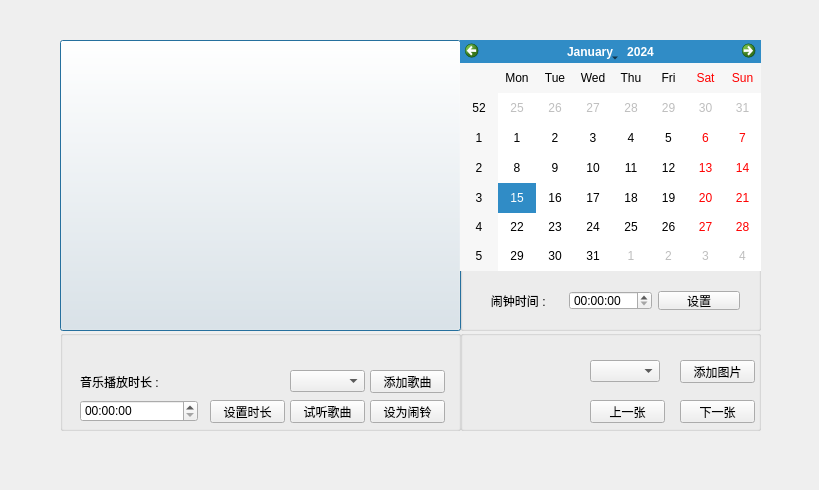
<?xml version="1.0" encoding="UTF-8"?>
<ui version="4.0">
 <class>mainDialog</class>
 <widget class="QDialog" name="mainDialog">
  <property name="geometry">
   <rect>
    <x>0</x>
    <y>0</y>
    <width>819</width>
    <height>490</height>
   </rect>
  </property>
  <property name="windowTitle">
   <string>mainDialog</string>
  </property>
  <widget class="QGroupBox" name="groupBox">
   <property name="geometry">
    <rect>
     <x>60</x>
     <y>40</y>
     <width>401</width>
     <height>291</height>
    </rect>
   </property>
   <property name="title">
    <string/>
   </property>
   <widget class="QLabel" name="label">
    <property name="geometry">
     <rect>
      <x>10</x>
      <y>10</y>
      <width>381</width>
      <height>281</height>
     </rect>
    </property>
    <property name="text">
     <string/>
    </property>
   </widget>
   <widget class="QPushButton" name="pushButton_10">
    <property name="geometry">
     <rect>
      <x>0</x>
      <y>0</y>
      <width>401</width>
      <height>291</height>
     </rect>
    </property>
    <property name="styleSheet">
     <string notr="true">background-image: url(:/background.png);</string>
    </property>
    <property name="text">
     <string/>
    </property>
   </widget>
  </widget>
  <widget class="QGroupBox" name="groupBox_2">
   <property name="geometry">
    <rect>
     <x>460</x>
     <y>40</y>
     <width>301</width>
     <height>291</height>
    </rect>
   </property>
   <property name="title">
    <string/>
   </property>
   <widget class="QCalendarWidget" name="calendarWidget">
    <property name="geometry">
     <rect>
      <x>0</x>
      <y>0</y>
      <width>301</width>
      <height>231</height>
     </rect>
    </property>
   </widget>
   <widget class="QWidget" name="layoutWidget">
    <property name="geometry">
     <rect>
      <x>10</x>
      <y>240</y>
      <width>281</width>
      <height>41</height>
     </rect>
    </property>
    <layout class="QHBoxLayout" name="horizontalLayout">
     <item>
      <widget class="QLabel" name="label_2">
       <property name="text">
        <string>   闹钟时间 : </string>
       </property>
      </widget>
     </item>
     <item>
      <widget class="QTimeEdit" name="timeEdit"/>
     </item>
     <item>
      <widget class="QPushButton" name="pushButton">
       <property name="text">
        <string>设置</string>
       </property>
      </widget>
     </item>
    </layout>
   </widget>
  </widget>
  <widget class="QGroupBox" name="groupBox_3">
   <property name="geometry">
    <rect>
     <x>60</x>
     <y>330</y>
     <width>401</width>
     <height>101</height>
    </rect>
   </property>
   <property name="title">
    <string/>
   </property>
   <widget class="QComboBox" name="comboBox">
    <property name="geometry">
     <rect>
      <x>230</x>
      <y>40</y>
      <width>75</width>
      <height>22</height>
     </rect>
    </property>
    <property name="minimumSize">
     <size>
      <width>75</width>
      <height>0</height>
     </size>
    </property>
    <property name="maximumSize">
     <size>
      <width>80</width>
      <height>16777215</height>
     </size>
    </property>
   </widget>
   <widget class="QPushButton" name="pushButton_6">
    <property name="geometry">
     <rect>
      <x>310</x>
      <y>40</y>
      <width>75</width>
      <height>23</height>
     </rect>
    </property>
    <property name="text">
     <string>添加歌曲</string>
    </property>
   </widget>
   <widget class="QPushButton" name="pushButton_7">
    <property name="geometry">
     <rect>
      <x>310</x>
      <y>70</y>
      <width>75</width>
      <height>23</height>
     </rect>
    </property>
    <property name="text">
     <string>设为闹铃</string>
    </property>
   </widget>
   <widget class="QPushButton" name="pushButton_8">
    <property name="geometry">
     <rect>
      <x>230</x>
      <y>70</y>
      <width>75</width>
      <height>23</height>
     </rect>
    </property>
    <property name="text">
     <string>试听歌曲</string>
    </property>
   </widget>
   <widget class="QTimeEdit" name="timeEdit_2">
    <property name="geometry">
     <rect>
      <x>20</x>
      <y>70</y>
      <width>118</width>
      <height>22</height>
     </rect>
    </property>
   </widget>
   <widget class="QLabel" name="label_4">
    <property name="geometry">
     <rect>
      <x>20</x>
      <y>42</y>
      <width>90</width>
      <height>20</height>
     </rect>
    </property>
    <property name="text">
     <string>音乐播放时长 : </string>
    </property>
   </widget>
   <widget class="QPushButton" name="pushButton_9">
    <property name="geometry">
     <rect>
      <x>150</x>
      <y>70</y>
      <width>75</width>
      <height>23</height>
     </rect>
    </property>
    <property name="text">
     <string>设置时长</string>
    </property>
   </widget>
  </widget>
  <widget class="QGroupBox" name="groupBox_4">
   <property name="geometry">
    <rect>
     <x>460</x>
     <y>330</y>
     <width>301</width>
     <height>101</height>
    </rect>
   </property>
   <property name="title">
    <string/>
   </property>
   <widget class="QComboBox" name="comboBox_2">
    <property name="geometry">
     <rect>
      <x>130</x>
      <y>30</y>
      <width>70</width>
      <height>22</height>
     </rect>
    </property>
    <property name="minimumSize">
     <size>
      <width>70</width>
      <height>0</height>
     </size>
    </property>
    <property name="maximumSize">
     <size>
      <width>70</width>
      <height>16777215</height>
     </size>
    </property>
   </widget>
   <widget class="QPushButton" name="pushButton_2">
    <property name="geometry">
     <rect>
      <x>220</x>
      <y>30</y>
      <width>75</width>
      <height>23</height>
     </rect>
    </property>
    <property name="text">
     <string>添加图片</string>
    </property>
   </widget>
   <widget class="QPushButton" name="pushButton_3">
    <property name="geometry">
     <rect>
      <x>130</x>
      <y>70</y>
      <width>75</width>
      <height>23</height>
     </rect>
    </property>
    <property name="text">
     <string>上一张</string>
    </property>
   </widget>
   <widget class="QPushButton" name="pushButton_4">
    <property name="geometry">
     <rect>
      <x>220</x>
      <y>70</y>
      <width>75</width>
      <height>23</height>
     </rect>
    </property>
    <property name="text">
     <string>下一张</string>
    </property>
   </widget>
   <widget class="QLabel" name="label_3">
    <property name="geometry">
     <rect>
      <x>0</x>
      <y>-1</y>
      <width>121</width>
      <height>101</height>
     </rect>
    </property>
    <property name="text">
     <string/>
    </property>
   </widget>
  </widget>
 </widget>
 <layoutdefault spacing="6" margin="11"/>
 <resources/>
 <connections/>
</ui>
